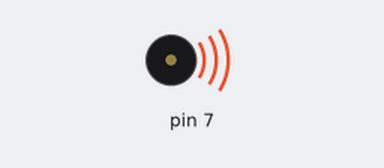
Simulated run of this sketch. Board: Arduino Uno, built with avr-gcc and run on an emulated ATmega328P. Parts: buzzer (waves = sounding).

Above: at 0.1 s.
Timing chart, 0 to 1.6 s (numbered marks = the images above):
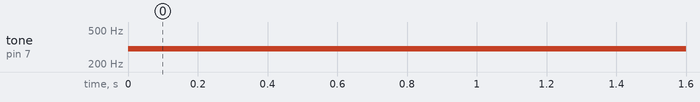

Measured:
- by itself, tone on pin 7: silent → 300 Hz at 0.00 s

The sketch:

test.ino
```cpp
#include "toneAC2.h"

void setup()
{
}

void loop()
{
	tone(7, 300);
}
```
